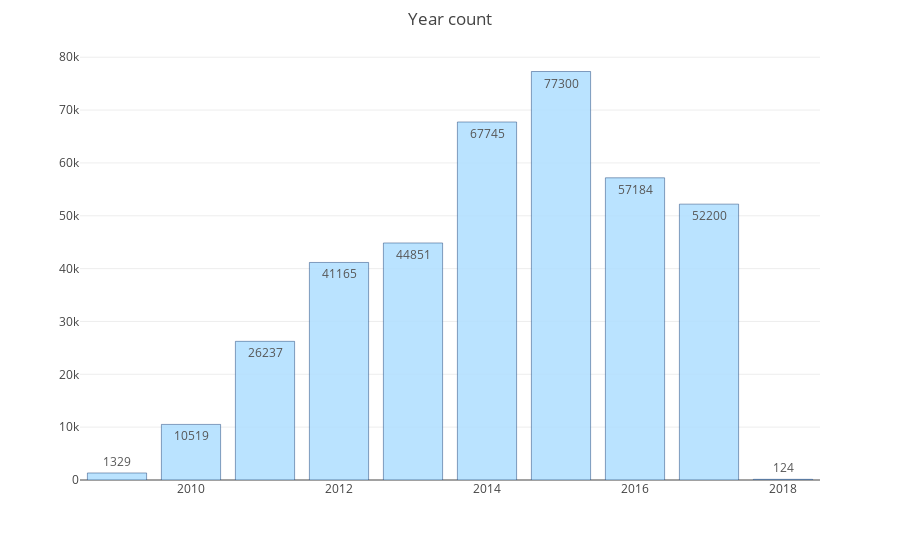

Notebook code cell kept with this figure:
### Code cell
year_unique, year_count = np.unique(df['year'], return_counts = True)
data = [go.Bar(
            x=year_unique[1:],
            y=year_count[1:],
    text=year_count[1:],
    textposition = 'auto',
            marker=dict(
                color='rgb(179, 224, 255)',
                line=dict(
                    color='rgb(8,48,107)',
                    width=0.5),
            ),
            opacity=0.9
)]
layout = go.Layout(
    title = 'Year count',
     margin = dict(
        t = 50
    )
)
fig = go.Figure(data = data, layout = layout)
py.iplot(fig)

### Figure 1 — Plotly figure (JSON) as saved in the notebook; plotly's stock layout.template omitted (floating-point values rounded to 4 significant figures)
{"data": [{"type": "bar", "x": [2009, 2010, 2011, 2012, 2013, 2014, 2015, 2016, 2017, 2018], "y": [1329, 10519, 26237, 41165, 44851, 67745, 77300, 57184, 52200, 124], "text": [1329, 10519, 26237, 41165, 44851, 67745, 77300, 57184, 52200, 124], "textposition": "auto", "marker": {"color": "rgb(179, 224, 255)", "line": {"color": "rgb(8,48,107)", "width": 0.5}}, "opacity": 0.9}], "layout": {"title": "Year count", "margin": {"t": 50}}}
